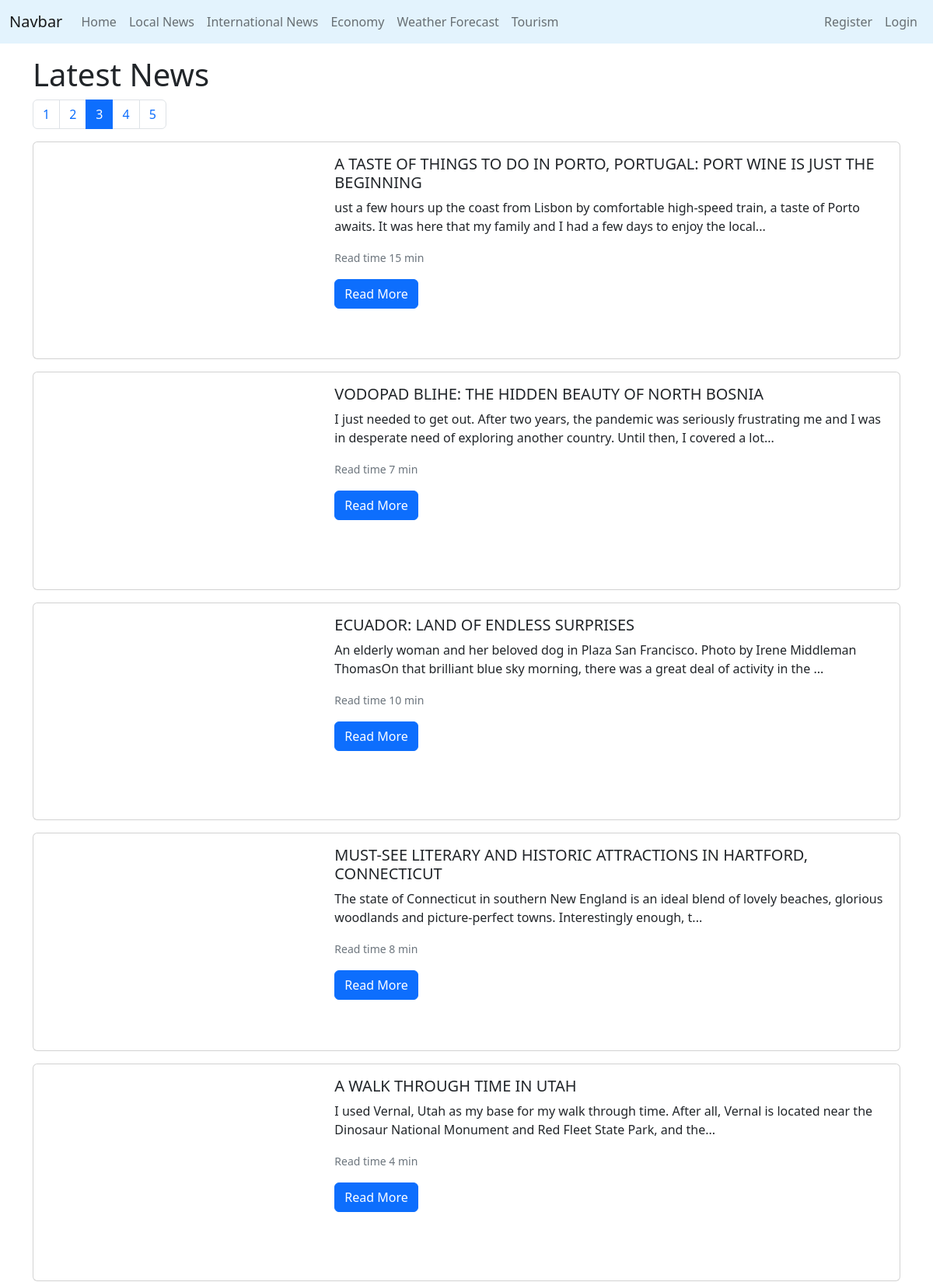
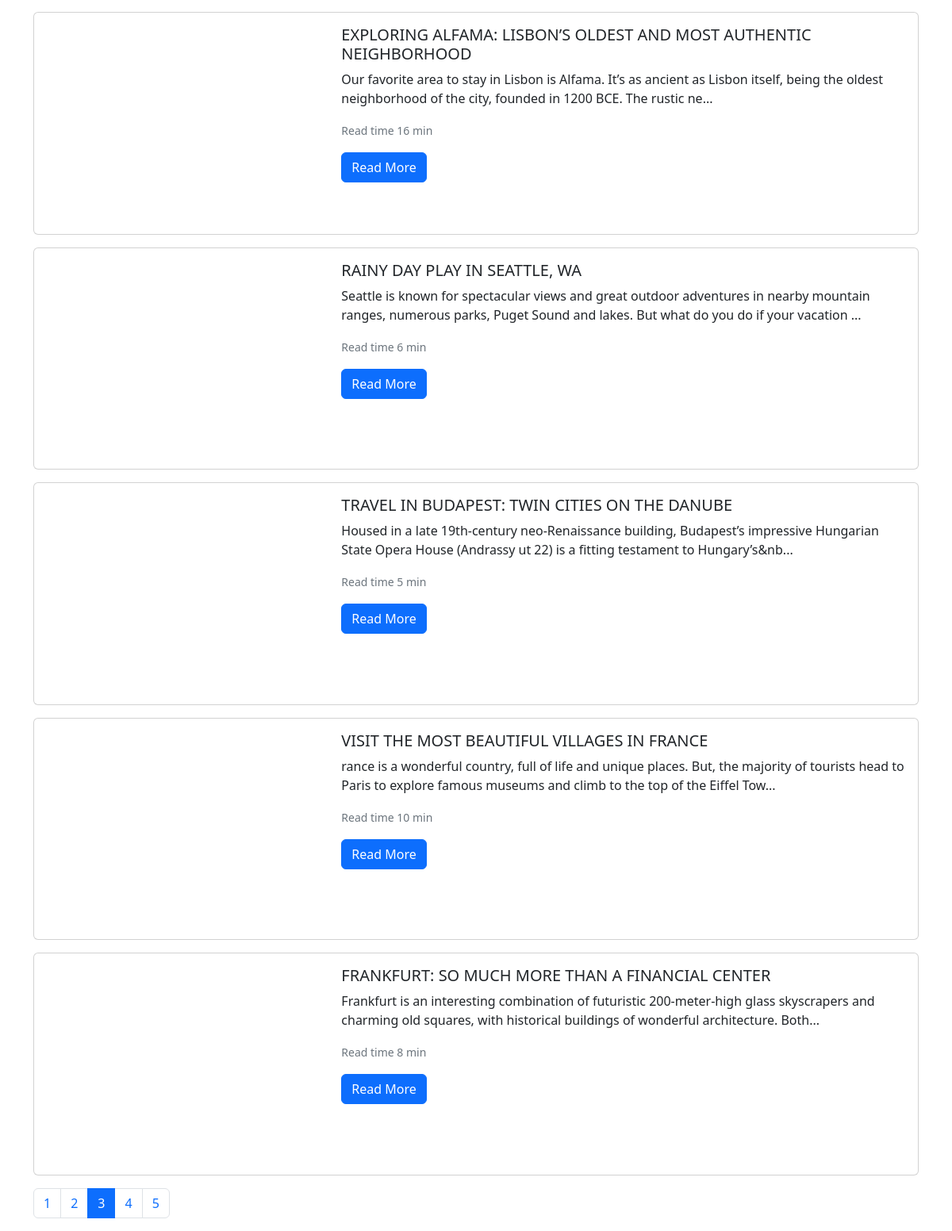
Screenshot of /displayNews/index.php?p=3 with the database file from the repository (2 pictures, top to bottom).
### tables this page shows
CREATE TABLE `Articles` (
  `articleId` int(20) NOT NULL,
  `title` varchar(250) NOT NULL,
  `content` longtext NOT NULL,
  `readTime` int(250) NOT NULL,
  `writtenBy` int(20) NOT NULL,
  `date` datetime NOT NULL,
  `category` varchar(50) NOT NULL,
  `published` tinyint(1) NOT NULL DEFAULT 0,
  `approved` tinyint(1) NOT NULL DEFAULT 0,
  `removed` tinyint(1) NOT NULL DEFAULT 0,
  `thumbnail` varchar(1000) DEFAULT NULL
);

### models/Article.php (called while the page is built, shortened)
<?php
class Article
{
    public static function __set_state(array $state): Article
    {
        $article = new Article(
            (int) $state['articleId'],
            $state['title'],
            $state['content'],
            (int) $state['readTime'],
            (int) $state['writtenBy'],
            $state['date'],
            $state['category'],
            (bool) $state['published'],
            (bool) $state['approved'],
            (bool) $state['removed'],
            $state['thumbnail']
        );
        return $article;
    }
    public function __construct(
        ?int $articleId,
        string $title,
        string $content,
        int $readTime,
        int $writtenBy,
        string $date,
        string $category,
        bool $published,
        bool $approved,
        bool $removed,
        ?string $thumbnail
    ) {
        $this->articleId = $articleId;
        $this->title = $title;
        $this->content = $content;
        $this->readTime = $readTime;
        $this->thumbnail = $thumbnail;
    }
    public static function get_published_articles(): Pagination
    {
        $pagination = new Pagination(10, 'select * from Articles where
                                   published = 1 and approved = 1
                                   order by date desc');
        return $pagination;
    }
}

### Database.php (called while the page is built, shortened)
<?php
class Database
{
    public static $instance = null;
    public $mysqli = null;
    private function __construct()
    {
        if ($this->mysqli == null) {
            $this->mysqli = new mysqli(DB_HOSTNAME, DB_USERNAME, DB_PASSWORD, DB_DATABASE);
            $this->mysqli->set_charset('utf8mb4');
        }
    }
    public static function getInstance(): self
    {
        if (self::$instance == null) {
            return new self();
        }
    }
    public function query(string $sql): object
    {
        $result = $this->mysqli->query($sql);
        return $result;
    }
}

### displayNews/index.php (the view, shortened to what this page needs)
<?php
$pagination = Article::get_published_articles();
$articles = $pagination->get_page(null, function ($row) {
  return Article::__set_state($row);
});
?>
<div class="container">
  <h1>Latest News</h1>
  <?= $pagination->pagination_controls() ?>
  <div class="row">
    <?php
    foreach ($articles as $article) {
      echo '
<div class="col-12 col-lg-12">
<div class="card mb-3">
  <div class="row g-0">
    <div class="col-md-4">
<div class="card-img ratio" style="background-image: url(' . $article->thumbnail . ')" role="img"></div>
    </div>
    <div class="col-12 col-md-8">
      <div class="card-body">
        <h5 class="card-title">' . $article->title . '</h5>
        <p class="card-text">' . substr(strip_tags($article->content), 0, 170) . '...</p>
        <p class="card-text"><small class="text-muted">Read time ' . $article->readTime . ' min</small></p>
        <a href="' . BASE_URL . '/displayNews/article.php?id=' . $article->articleId . '" class="btn btn-primary">Read More</a>
      </div>
    </div>
  </div>
</div>
</div>
        ';
    }
    ?>
  </div>
  <?= $pagination->pagination_controls() ?>
</div>

### css/site.css (style rules this page uses)
.card-img { background-repeat: no-repeat; background-size: cover; background-position-x: 50%; --bs-aspect-ratio: calc(3 / 4 * 100%); }

### rows the page displays
articles: title "A TASTE OF THINGS TO DO IN PORTO, PORTUGAL: PORT WINE IS JUST THE BEGINNING", content "ust a few hours up the coast from Lisbon by comfortable high-speed train, a taste of Porto awaits. It was here that my family and I had a few days to enjoy the local", readTime "15"
articles: title "VODOPAD BLIHE: THE HIDDEN BEAUTY OF NORTH BOSNIA", content "I just needed to get out. After two years, the pandemic was seriously frustrating me and I was in desperate need of exploring another country. Until then, I covered a lot", readTime "7"
articles: title "ECUADOR: LAND OF ENDLESS SURPRISES", content "An elderly woman and her beloved dog in Plaza San Francisco. Photo by Irene Middleman ThomasOn that brilliant blue sky morning, there was a great deal of activity in the", readTime "10"
articles: title "MUST-SEE LITERARY AND HISTORIC ATTRACTIONS IN HARTFORD, CONNECTICUT", content "The state of Connecticut in southern New England is an ideal blend of lovely beaches, glorious woodlands and picture-perfect towns. Interestingly enough, t", readTime "8"
articles: title "A WALK THROUGH TIME IN UTAH", content "I used Vernal, Utah as my base for my walk through time. After all, Vernal is located near the Dinosaur National Monument and Red Fleet State Park, and the", readTime "4"
articles: title "EXPLORING ALFAMA: LISBON’S OLDEST AND MOST AUTHENTIC NEIGHBORHOOD", content "Our favorite area to stay in Lisbon is Alfama. It’s as ancient as Lisbon itself, being the oldest neighborhood of the city, founded in 1200 BCE. The rustic ne", readTime "16"
articles: title "RAINY DAY PLAY IN SEATTLE, WA", content "Seattle is known for spectacular views and great outdoor adventures in nearby mountain ranges, numerous parks, Puget Sound and lakes. But what do you do if your vacation", readTime "6"
articles: title "TRAVEL IN BUDAPEST: TWIN CITIES ON THE DANUBE", content "Housed in a late 19th-century neo-Renaissance building, Budapest’s impressive Hungarian State Opera House (Andrassy ut 22) is a fitting testament to Hungary’s&nb", readTime "5"
articles: title "VISIT THE MOST BEAUTIFUL VILLAGES IN FRANCE", content "rance is a wonderful country, full of life and unique places. But, the majority of tourists head to Paris to explore famous museums and climb to the top of the Eiffel Tow", readTime "10"
articles: title "FRANKFURT: SO MUCH MORE THAN A FINANCIAL CENTER", content "Frankfurt is an interesting combination of futuristic 200-meter-high glass skyscrapers and charming old squares, with historical buildings of wonderful architecture. Both", readTime "8"
